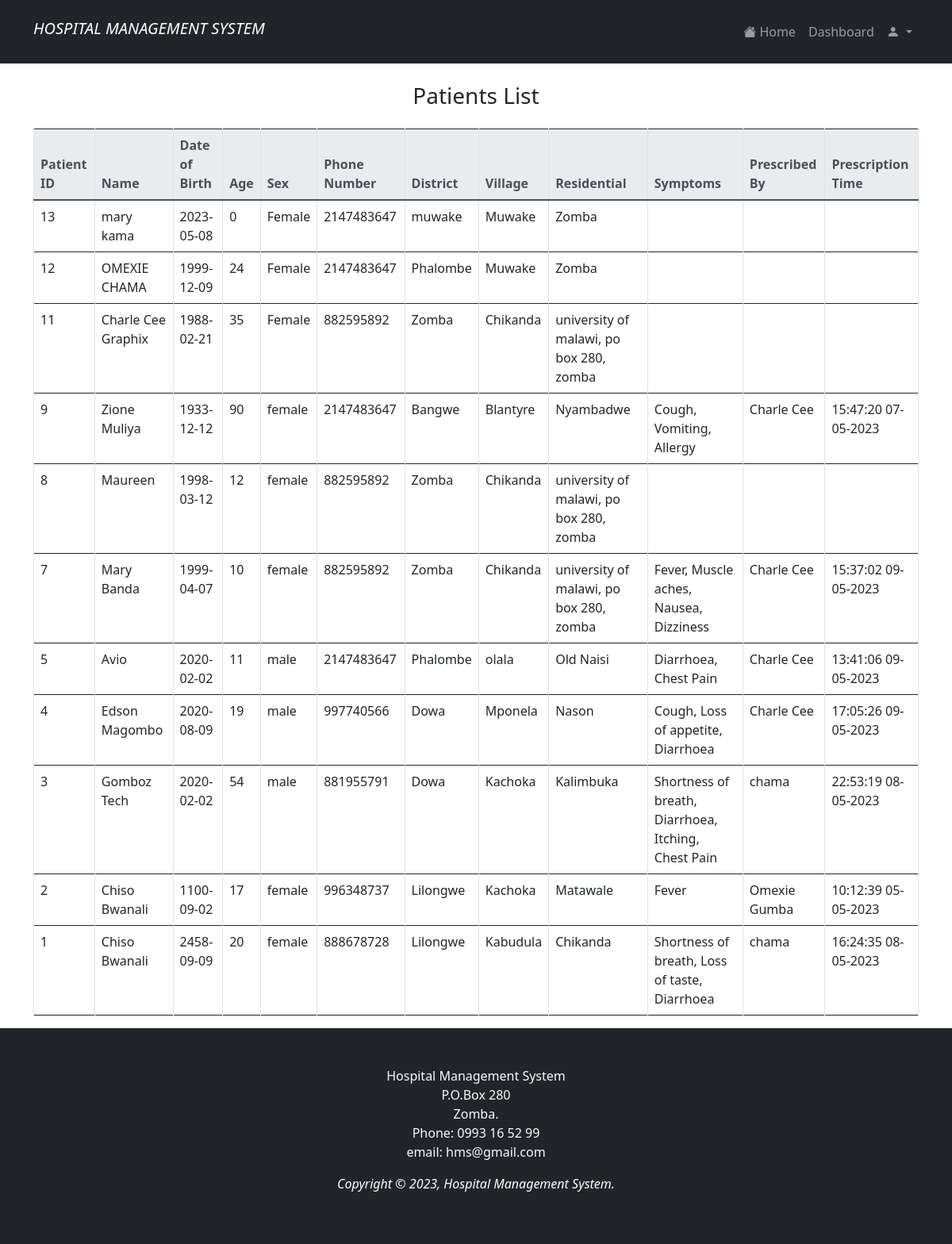
The app's page /patient_list.php with its own data.
### tables this page shows
CREATE TABLE `patient` (
  `id` int(11) NOT NULL,
  `name` varchar(100) NOT NULL,
  `date` date NOT NULL,
  `gender` varchar(10) NOT NULL,
  `age` int(2) NOT NULL,
  `phoneNumber` int(10) NOT NULL,
  `district` varchar(100) NOT NULL,
  `village` varchar(100) NOT NULL,
  `residential` varchar(100) NOT NULL,
  `others` text DEFAULT NULL,
  `symptoms` text DEFAULT NULL,
  `history` text DEFAULT NULL,
  `prescribed_by` text DEFAULT NULL,
  `prescribed_on` text DEFAULT NULL,
  `total_bills` int(15) DEFAULT NULL,
  `status` text NOT NULL DEFAULT 'not paid'
);

### patient_list.php (the view, shortened to what this page needs)
<!DOCTYPE html>
<html>
<head>
	<link rel="stylesheet" href="https://maxcdn.bootstrapcdn.com/bootstrap/4.5.2/css/bootstrap.min.css">
</head>
<body>
<?php
            include "anavbar.php";
        ?>
	<div class="container">
		<h3 class="my-4 text-center">Patients List</h3>	<div class="table-responsive">
		<table class="table table-bordered">
			<thead class="thead-light">
				<tr>
					<th>Patient ID</th>
					<th>Name</th>
					<th>Date of Birth</th>
					<th>Age</th>
					<th>Sex</th>
					<th>Phone Number</th>
					<th>District</th>
					<th>Village</th>
					<th>Residential</th>
					<th>Symptoms</th>
					<th>Prescribed By</th>
					<th>Prescription Time</th>
				</tr>
			</thead>
			<tbody>
				<?php
				$conn = new mysqli("localhost", "root", "", "hms");
				$sql = "SELECT * FROM patient ORDER BY id DESC";
				$result = $conn->query($sql);
				if ($result->num_rows > 0) {
					while ($row = $result->fetch_assoc()) {
						echo "<tr>";
						echo "<td>" . $row["id"] . "</td>";
						echo "<td>" . $row["name"] . "</td>";
						echo "<td>" . $row["date"] . "</td>";
						echo "<td>" . $row["age"] . "</td>";
						echo "<td>" . $row["gender"] . "</td>";
						echo "<td>" . $row["phoneNumber"] . "</td>";
						echo "<td>" . $row["district"] . "</td>";
						echo "<td>" . $row["village"] . "</td>";
						echo "<td>" . $row["residential"] . "</td>";
						echo "<td>" . $row["symptoms"] . "</td>";
						echo "<td>" . $row["prescribed_by"] . "</td>";
						echo "<td>" . $row["prescribed_on"] . "</td>";
						echo "</tr>";
					}
				} else {
					echo "<tr><td colspan='12' class='text-center'>No patients found</td></tr>";
				}
				?>
			</tbody>
		</table>
	</div>
</div>
   <?php
            include "footer.php";
        ?>
</body>
</html>

### style.css (style rules this page uses)
body { margin: 0; padding: 0; background-size: 100%; font-family: sans-serif; }

### records on screen
patient: id "13", name "mary kama", date "2023-05-08", age "0", gender "Female", phoneNumber "2147483647", district "muwake", village "Muwake", residential "Zomba"
patient: id "12", name "OMEXIE CHAMA", date "1999-12-09", age "24", gender "Female", phoneNumber "2147483647", district "Phalombe", village "Muwake", residential "Zomba"
patient: id "11", name "Charle Cee Graphix", date "1988-02-21", age "35", gender "Female", phoneNumber "882595892", district "Zomba", village "Chikanda", residential "university of malawi, po box 280, zomba"
patient: id "9", name "Zione Muliya", date "1933-12-12", age "90", gender "female", phoneNumber "2147483647", district "Bangwe", village "Blantyre", residential "Nyambadwe", symptoms "Cough, Vomiting, Allergy", prescribed_by "Charle Cee", prescribed_on "15:47:20 07-05-2023"
patient: id "8", name "Maureen", date "1998-03-12", age "12", gender "female", phoneNumber "882595892", district "Zomba", village "Chikanda", residential "university of malawi, po box 280, zomba"
patient: id "7", name "Mary Banda", date "1999-04-07", age "10", gender "female", phoneNumber "882595892", district "Zomba", village "Chikanda", residential "university of malawi, po box 280, zomba", symptoms "Fever, Muscle aches, Nausea, Dizziness", prescribed_by "Charle Cee", prescribed_on "15:37:02 09-05-2023"
patient: id "5", name "Avio", date "2020-02-02", age "11", gender "male", phoneNumber "2147483647", district "Phalombe", village "olala", residential "Old Naisi", symptoms "Diarrhoea, Chest Pain", prescribed_by "Charle Cee", prescribed_on "13:41:06 09-05-2023"
patient: id "4", name "Edson Magombo", date "2020-08-09", age "19", gender "male", phoneNumber "997740566", district "Dowa", village "Mponela", residential "Nason", symptoms "Cough, Loss of appetite, Diarrhoea", prescribed_by "Charle Cee", prescribed_on "17:05:26 09-05-2023"
patient: id "3", name "Gomboz Tech", date "2020-02-02", age "54", gender "male", phoneNumber "881955791", district "Dowa", village "Kachoka", residential "Kalimbuka", symptoms "Shortness of breath, Diarrhoea, Itching, Chest Pain", prescribed_by "chama", prescribed_on "22:53:19 08-05-2023"
patient: id "2", name "Chiso Bwanali", date "1100-09-02", age "17", gender "female", phoneNumber "996348737", district "Lilongwe", village "Kachoka", residential "Matawale", symptoms "Fever", prescribed_by "Omexie Gumba", prescribed_on "10:12:39 05-05-2023"
patient: id "1", name "Chiso Bwanali", date "2458-09-09", age "20", gender "female", phoneNumber "888678728", district "Lilongwe", village "Kabudula", residential "Chikanda", symptoms "Shortness of breath, Loss of taste, Diarrhoea", prescribed_by "chama", prescribed_on "16:24:35 08-05-2023"
